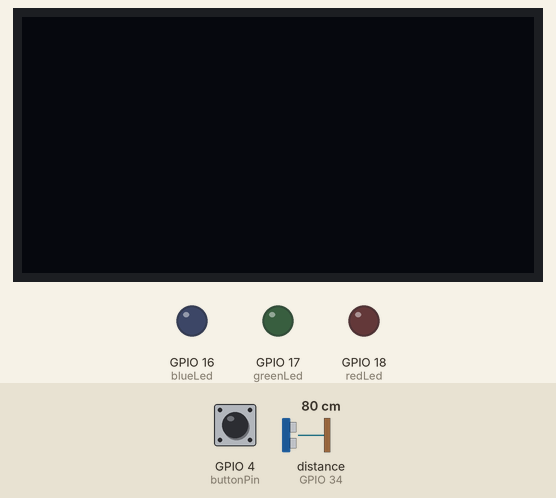
A sketch run on a simulated ESP32. On the bench: 128×64 one-colour display, output pins drawn as LEDs (lit = HIGH). The inputs (shaded band) are chosen by the test bench; at power-on: GPIO 4 (buttonPin) HIGH, distance to the obstacle (sensor on GPIO 34) 80 cm. The echo pulse lasts 58.3 µs per cm; pins used as bus, display or sensor lines are not drawn; what the sketch prints to the serial monitor is not drawn.

Above: at 1.2 s.
1.3 s: GPIO 4 (buttonPin) pulled LOW for 0.15 s
At 2.1 s:
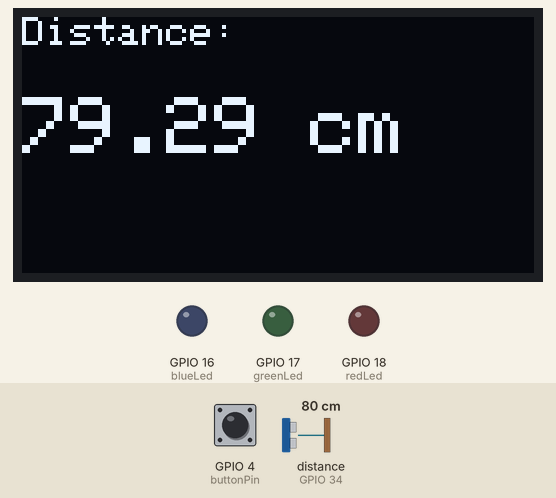
2.9 s: distance to the obstacle (sensor on GPIO 34) set to 33 cm
At 4.5 s:
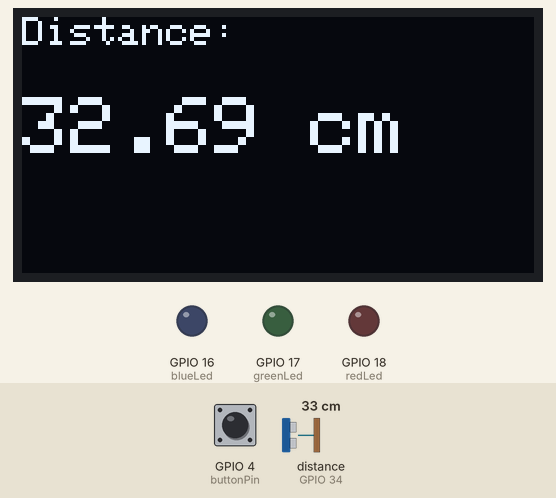
4.8 s: distance to the obstacle (sensor on GPIO 34) set to 27 cm
At 6.3 s:
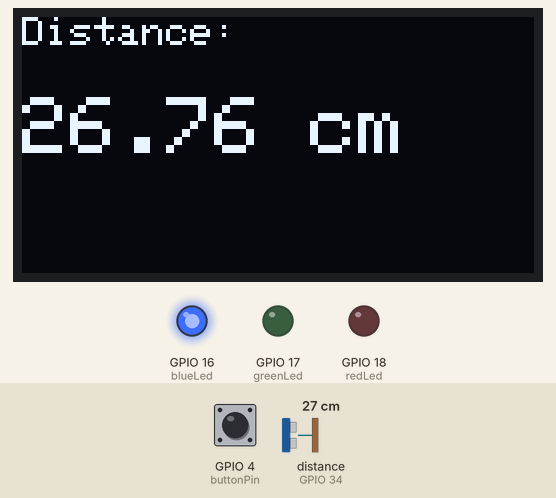
6.6 s: GPIO 4 (buttonPin) pulled LOW for 1 s
At 7.9 s:
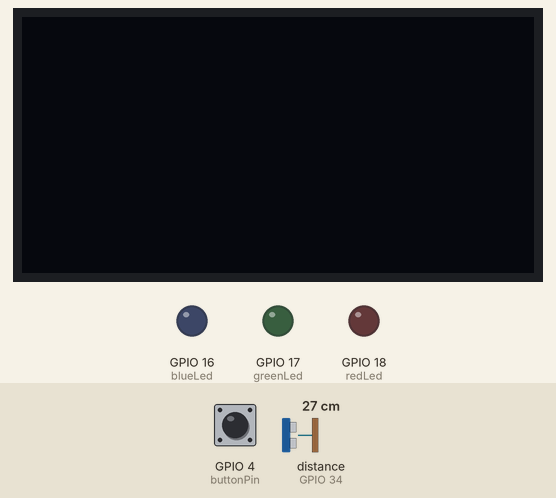
9.1 s: GPIO 4 (buttonPin) pulled LOW for 3.2 s
13.8 s: distance to the obstacle (sensor on GPIO 34) set to 17 cm
At 14.6 s:
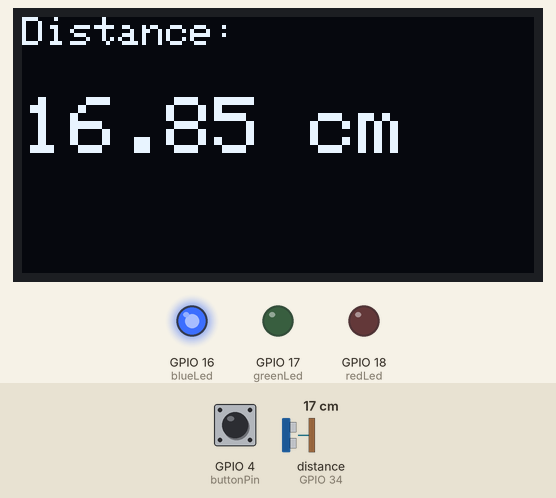
15.4 s: distance to the obstacle (sensor on GPIO 34) set to 14 cm
At 16.2 s:
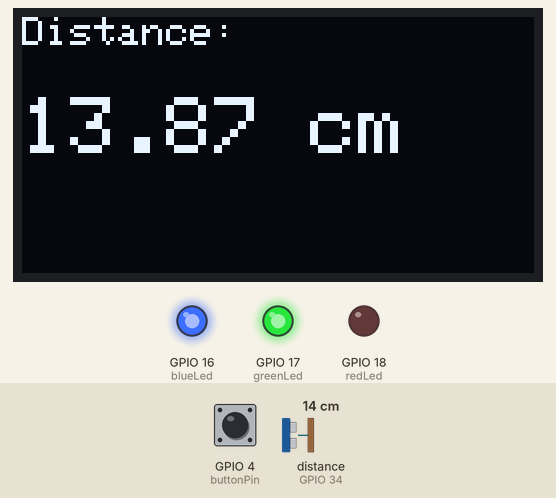
Timing chart, 0 to 18.2 s (numbered marks = the images above; inputs shaded):
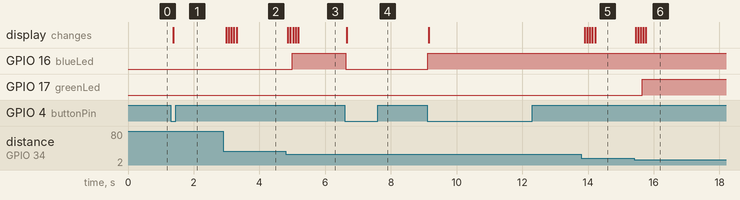

The sketch:

esp32-parking-sensor.ino
```cpp
#include <Adafruit_SSD1306.h>

Adafruit_SSD1306 display(128, 64, &Wire, -1);

const int trigPin = 25;
const int echoPin = 34;
const int redLed = 18;
const int greenLed = 17;
const int blueLed = 16;
const int buttonPin = 4;

const int NUM_READINGS = 5;
float readings[NUM_READINGS];
int readingIndex = 0;

int lastButton = 1;
bool isOn = false;

float readDistance() {
  digitalWrite(trigPin, LOW);
  delayMicroseconds(2);
  digitalWrite(trigPin, HIGH);
  delayMicroseconds(10);
  digitalWrite(trigPin, LOW);
  long duration = pulseIn(echoPin, HIGH, 30000);
  return duration * 0.034 / 2;
}

float averageDistance() {
  float sum = 0;
  int validCount = 0;
  for (int i = 0; i < NUM_READINGS; i++) {
    if (readings[i] > 0) {
      sum += readings[i];
      validCount++;
    }
  }
  if (validCount == 0) return 0;
  return sum / validCount;
}

void setLeds(float distance) {
  bool valid = distance > 0;
  digitalWrite(blueLed, valid && distance < 30);
  digitalWrite(greenLed, valid && distance < 15);
  digitalWrite(redLed, valid && distance < 5);
}

void displayDistance(float distance) {
  display.clearDisplay();
  display.setTextSize(1);
  display.setCursor(0, 0);
  display.print("Distance:");
  display.setTextSize(2);
  display.setCursor(0, 20);
  if (distance > 0) {
    display.print(distance);
    display.print(" cm");
  } else {
    display.print("--");
  }
  display.display();
}

void turnOff() {
  setLeds(0);
  display.clearDisplay();
  display.display();
}

void handleButton() {
  int currentButton = digitalRead(buttonPin);
  if (currentButton == 0 && lastButton == 1) isOn = !isOn;
  lastButton = currentButton;
}

void setup() {
  Serial.begin(115200);
  pinMode(trigPin, OUTPUT);
  pinMode(echoPin, INPUT);
  pinMode(redLed, OUTPUT);
  pinMode(greenLed, OUTPUT);
  pinMode(blueLed, OUTPUT);
  pinMode(buttonPin, INPUT_PULLUP);
  display.begin(SSD1306_SWITCHCAPVCC, 0x3C);
  display.setTextColor(SSD1306_WHITE);
  turnOff();
}

void loop() {
  handleButton();
  if (isOn) {
    readings[readingIndex] = readDistance();
    readingIndex = (readingIndex + 1) % NUM_READINGS;
    float distance = averageDistance();
    Serial.print("Distance: ");
    Serial.println(distance);
    setLeds(distance);
    displayDistance(distance);
  } else {
    turnOff();
  }
  delay(50);
}
```

Measured:
- the behaviour switches between 31 and 30 cm on distance to the obstacle (sensor on GPIO 34) (found by bisection; images 2 and 3)
- the behaviour switches between 16 and 15 cm on distance to the obstacle (sensor on GPIO 34) (found by bisection; images 5 and 6)
- after the input at 1.3 s, the display: changes after 0.07 s (image 1)
- after the input at 2.9 s, the display: first changes after 0.09 s (image 2 shows a later state)
- after the input at 4.8 s, GPIO 16 (blueLed): LOW → HIGH after 0.20 s; the display: first changes after 0.07 s (image 3 shows a later state)
- after the input at 6.6 s, GPIO 16 (blueLed): HIGH → LOW at once; the display: changes after 0.06 s (image 4)
- after the input at 9.1 s, GPIO 16 (blueLed): LOW → HIGH at once
- after the input at 13.8 s, the display: first changes after 0.10 s (image 5 shows a later state)
- after the input at 15.4 s, GPIO 17 (greenLed): LOW → HIGH after 0.26 s; the display: first changes after 0.05 s (image 6 shows a later state)
